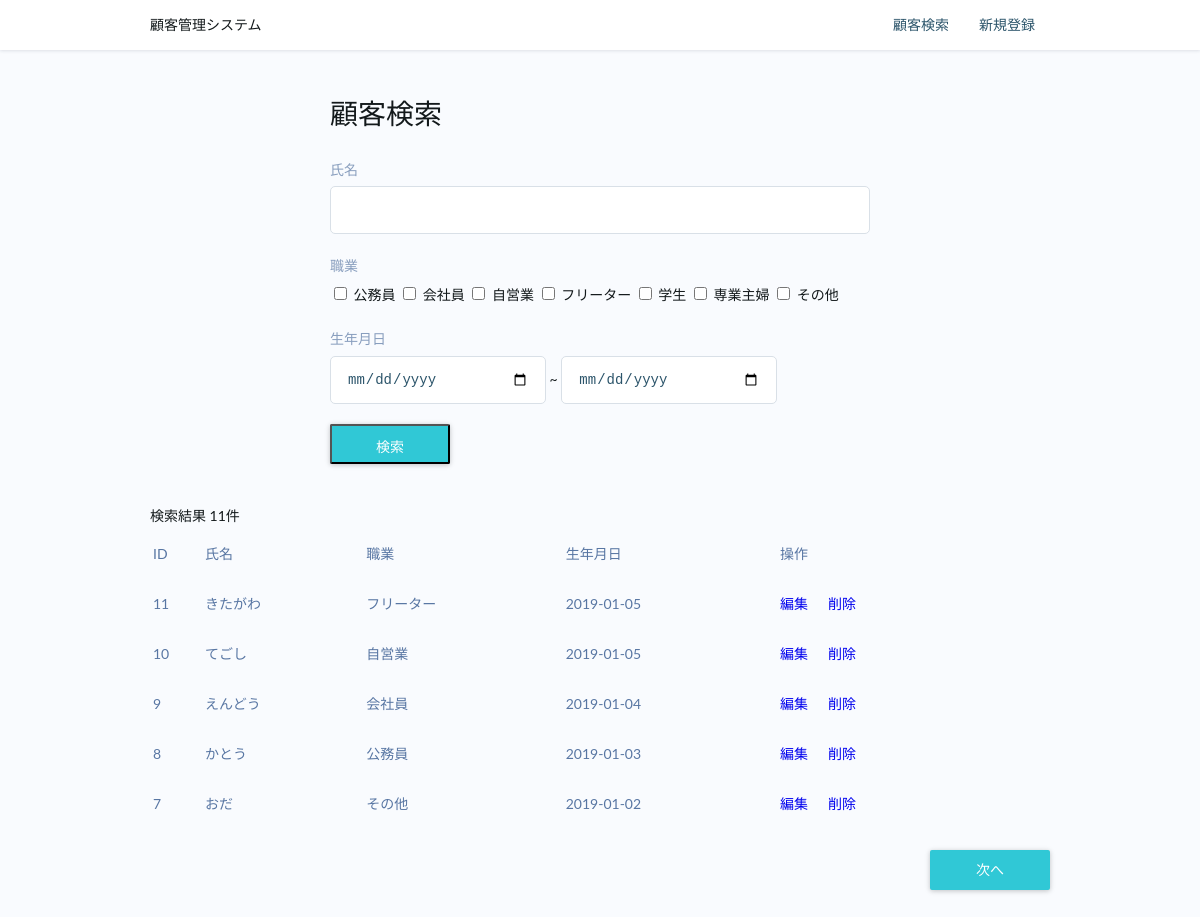
Screenshot of /paginate.php with the database file from the repository.
### tables this page shows
CREATE TABLE occupation (
	id INTEGER NOT NULL AUTO_INCREMENT,
	name VARCHAR(20) NOT NULL,
	PRIMARY KEY (id),
	UNIQUE KEY name_index(name)	
);

CREATE TABLE customer (
	id INTEGER NOT NULL AUTO_INCREMENT,
	name VARCHAR(20) NOT NULL,
	introduction VARCHAR(200),
	occupation_id INTEGER NOT NULL,
	birthday DATE NOT NULL,
	created_at TIMESTAMP DEFAULT CURRENT_TIMESTAMP,
	updated_at TIMESTAMP DEFAULT CURRENT_TIMESTAMP,
	PRIMARY KEY (id),
	UNIQUE KEY name_index(name)	
);

### paginate.php (called while the page is built, shortened)
<?php
require 'model/OccupationLogic.php';
require 'model/CustomerLogic.php';
$occupationLogic = new OccupationLogic();
$occupation_master = $occupationLogic->getOccupationList();
$searchform = $_SESSION['searchform'];
$page = 1;
$limit = 5;
$offset = ($limit * ($page - 1));
$customerLogic = new CustomerLogic();
$count = $customerLogic->count(
		$searchform['name'],
		$searchform['occupations'],
		$searchform['from_birthday'],
		$searchform['to_birthday']
);
$customers = $customerLogic->search(
	$searchform['name'],
	$searchform['occupations'],
	$searchform['from_birthday'],
	$searchform['to_birthday'],
	$limit,
	$offset
);
if ($count > $offset + $limit) {
	$hasNext = true;
}
include 'view/layout_view.php';

### model/OccupationLogic.php (called while the page is built, shortened)
<?php
class OccupationLogic {
	public function getOccupationList() {
		$occupations = null;
		try {
			$con = new PDO('mysql:host=localhost;dbname=cms;charset=utf8', 'root', 'root');
			$con->setAttribute(PDO::ATTR_ERRMODE, PDO::ERRMODE_EXCEPTION);
			$stmt = $con->prepare('SELECT * FROM occupation ORDER BY id ASC');
			$stmt->execute();
			$occupations = $stmt -> fetchAll(PDO::FETCH_ASSOC);
		} catch (PDOException $e) {
			die('データベースに接続できません：' . $e->getMessage());
		}
		return $occupations;
	}
}

### model/CustomerLogic.php (called while the page is built, shortened)
<?php
class CustomerLogic {
	public function count($name, $occupations, $from_birthday, $to_birthday) {
		$count = 0;
		try {
			$con = new PDO('mysql:host=localhost;dbname=cms;charset=utf8', 'root', 'root');
			$con->setAttribute(PDO::ATTR_ERRMODE, PDO::ERRMODE_EXCEPTION);
			$sql = "SELECT COUNT(id) as count FROM customer WHERE 1";
			$stmt = $con->prepare($sql);
			$stmt->execute();
			$count = $stmt -> fetch(PDO::FETCH_ASSOC);
		} catch (PDOException $e) {
			die('データベース接続できません：' . $e->getMessage());
		}
		return $count['count'];
	}
	public function search($name, $occupations, $from_birthday, $to_birthday, $limit, $offset) {
		$customers = array();
		try {
			$con = new PDO('mysql:host=localhost;dbname=cms;charset=utf8', 'root', 'root');
			$con->setAttribute(PDO::ATTR_ERRMODE, PDO::ERRMODE_EXCEPTION);
			$sql = "
				SELECT
					customer.id as customer_id,
					customer.name as customer_name,
					occupation.name as occupation_name,
					customer.birthday as customer_birthday
				FROM customer
				INNER JOIN occupation ON customer.occupation_id = occupation.id
				WHERE 1
			";
			$sql .= " ORDER BY customer.id DESC LIMIT :limit OFFSET :offset";
			$stmt = $con->prepare($sql);
			$stmt->bindParam(':limit', $limit, PDO::PARAM_INT);
			$stmt->bindParam(':offset', $offset, PDO::PARAM_INT);
			$stmt->execute();
			while ($customer = $stmt -> fetch(PDO::FETCH_ASSOC)) {
				$customers[] = $customer;
			}
		} catch (PDOException $e) {
			die('データベース接続できません：' . $e->getMessage());
		}
		return $customers;
	}
}

### view/search_view.php (the view, shortened to what this page needs)
<form class="form-wrapper search-box" action="search.php" method="post">
	<h1 class="heading">顧客検索</h1>
	<div class="form-item">
		<label class="form-label">氏名</label>
		<input type="text" name="name" value="<?php echo htmlspecialchars($searchform['name'], ENT_QUOTES, 'UTF-8') ?>">
	</div>
	<div class="form-item">
		<label class="form-label">職業</label>
		<?php foreach ($occupation_master as $occupation): ?>
			<label for="occupation-<?php echo htmlspecialchars($occupation['id'], ENT_QUOTES, 'UTF-8') ?>">
			<input type="checkbox" name="occupations[]" value="<?php echo htmlspecialchars($occupation['id'], ENT_QUOTES, 'UTF-8') ?>" id="occupation-<?php echo htmlspecialchars($occupation['id'], ENT_QUOTES, 'UTF-8') ?>" <?php if (in_array($occupation['id'], $searchform['occupations'])) echo 'checked' ?>>
			<?php echo htmlspecialchars($occupation['name'], ENT_QUOTES, 'UTF-8') ?>
			</label>
		<?php endforeach; ?>
	</div>
	<div class="form-item">
		<label class="form-label">生年月日</label>
		<input type="date" name="from_birthday" class="search-date" value="<?php echo htmlspecialchars($searchform['from_birthday'], ENT_QUOTES, 'UTF-8') ?>"> ~
		<input type="date" name="to_birthday" class="search-date" value="<?php echo htmlspecialchars($searchform['to_birthday'], ENT_QUOTES, 'UTF-8') ?>">
	</div>
	<input class="form-button" type="submit" value="検索">
</form>
<?php if (count($customers) > 0): ?>
<p>検索結果 <?php echo htmlspecialchars($count, ENT_QUOTES, 'UTF-8') ?>件</p>
<table class="search-result">
	<thead>
		<tr>
			<th>ID</th>
			<th>氏名</th>
			<th>職業</th>
			<th>生年月日</th>
			<th>操作</th>
		</tr>
	</thead>
	<tbody>
		<?php foreach ($customers as $customer): ?>
		<tr>
			<td><?php echo htmlspecialchars($customer['customer_id'], ENT_QUOTES, 'UTF-8') ?></td>
			<td><?php echo htmlspecialchars($customer['customer_name'], ENT_QUOTES, 'UTF-8') ?></td>
			<td><?php echo htmlspecialchars($customer['occupation_name'], ENT_QUOTES, 'UTF-8') ?></td>
			<td><?php echo htmlspecialchars($customer['customer_birthday'], ENT_QUOTES, 'UTF-8') ?></td>
			<td><a href="edit.php?id=<?php echo htmlspecialchars($customer['customer_id'], ENT_QUOTES, 'UTF-8') ?>">編集</a><a href="delete.php?id=<?php echo htmlspecialchars($customer['customer_id'], ENT_QUOTES, 'UTF-8') ?>">削除</a></td>
		</tr>
		<?php endforeach; ?>
	</tbody>
</table>
<div class="pagination clearfix">
	<?php if ($hasNext): ?>
		<a href="paginate.php?page=<?php echo $page + 1 ?>" class="form-button float-right">次へ</a>
	<?php endif; ?>
</div>
<?php endif; ?>

### view/layout_view.php (shortened to what this page needs)
<!DOCTYPE html>
<html lang="ja">
<head>
	<link rel="stylesheet" href="./css/style.css">
</head>
<body>
<header class="header">
	<div class="header-inner clearfix">
		<div class="header-logo">顧客管理システム</div>
		<nav class="header-nav">
			<ul class="clearfix">
				<li><a href="index.php">顧客検索</a></li>
				<li><a href="create.php">新規登録</a></li>
			</ul>
		</nav>
	</div>
</header>
<main class="main">
	<div class="main-inner">
		<?php include($main_view) ?>
	</div>
</main>
</body>
</html>

### css/style.css (style rules this page uses)
html, body, header, main, footer, ul, ol, li, h1, h2, h3, h4, h5, h6, p, div { margin: 0; padding: 0; }
li { list-style: none; }
a { text-decoration: none; }
*, *::before, *::after { box-sizing: border-box; }
.clearfix::after { content: ''; display: block; clear: both; }
h1, h2, h3, h4, h5, h6, th { font-weight: normal; }
body { font-family: Lato, "Hiragino Maru Gothic Pro", "Meiryo UI", Meiryo, "MS PGothic", sans-serif; background-color: #ffffff; color: #13191b; line-height: 1.7; font-size: 14px; }
.header { width: 100%; height: 50px; line-height: 50px; position: fixed; top: 0; z-index: 10; background-color: #ffffff; box-shadow: 0 1px 3px rgba(160,166,179,0.3); }
.header-inner, .main-inner { max-width: 900px; margin: 0 auto; }
.header-logo { float: left; }
.header-nav { float: right; }
.header-nav > ul > li { float: left; margin: 0 15px; }
.header-nav a { display: block; color: #2b546a; transition: all .2s; }
.main { padding: 50px 0; background-color: #F9FBFE; }
.search-result { text-align: left; width: 100%; }
.search-result tr { border-bottom: 1px solid rgb(223, 228, 238); color: rgb(88, 118, 163); height: 48px; }
.form-wrapper { width: 60%; margin: 40px auto; }
.heading { margin-bottom: 20px; }
.form-label { color: rgba(88, 118, 163, 0.7); display: block; margin-bottom: 5px; }
.form-item { margin-bottom: 20px; }
input[type="text"], input[type="date"], textarea, select { width: 100%; height: 48px; padding: 16px; color: #2b546a; border: 1px solid #d9e0e7; border-radius: 5px; font-size: 14px; background-color: #ffffff; }
.search-box .search-date { width: 40%; }
.form-button { display: inline-block; text-align: center; width: 120px; height: 40px; line-height: 40px; background-color: rgb(48, 200, 214); color: #ffffff; font-size: 14px; cursor: pointer; border-radius: 2px; transition: all 450ms cubic-bezier(0.23, 1, 0.32, 1) 0ms; box-shadow: rgba(0, 0, 0, 0.12) 0px 1px 6px, rgba(0, 0, 0, 0.12) 0px 1px 4px; }
.search-result a { margin-right: 20px; }
.pagination { margin-top: 20px; }
.float-right { float: right; }

### rows the page displays
occupation: name "公務員"
occupation: name "会社員"
occupation: name "自営業"
occupation: name "フリーター"
occupation: name "学生"
occupation: name "専業主婦"
occupation: name "その他"
customer: id "11", name "きたがわ", occupation.name "フリーター", birthday "2019-01-05"
customer: id "10", name "てごし", occupation.name "自営業", birthday "2019-01-05"
customer: id "9", name "えんどう", occupation.name "会社員", birthday "2019-01-04"
customer: id "8", name "かとう", occupation.name "公務員", birthday "2019-01-03"
customer: id "7", name "おだ", occupation.name "その他", birthday "2019-01-02"

### other values shown
$count "11"
